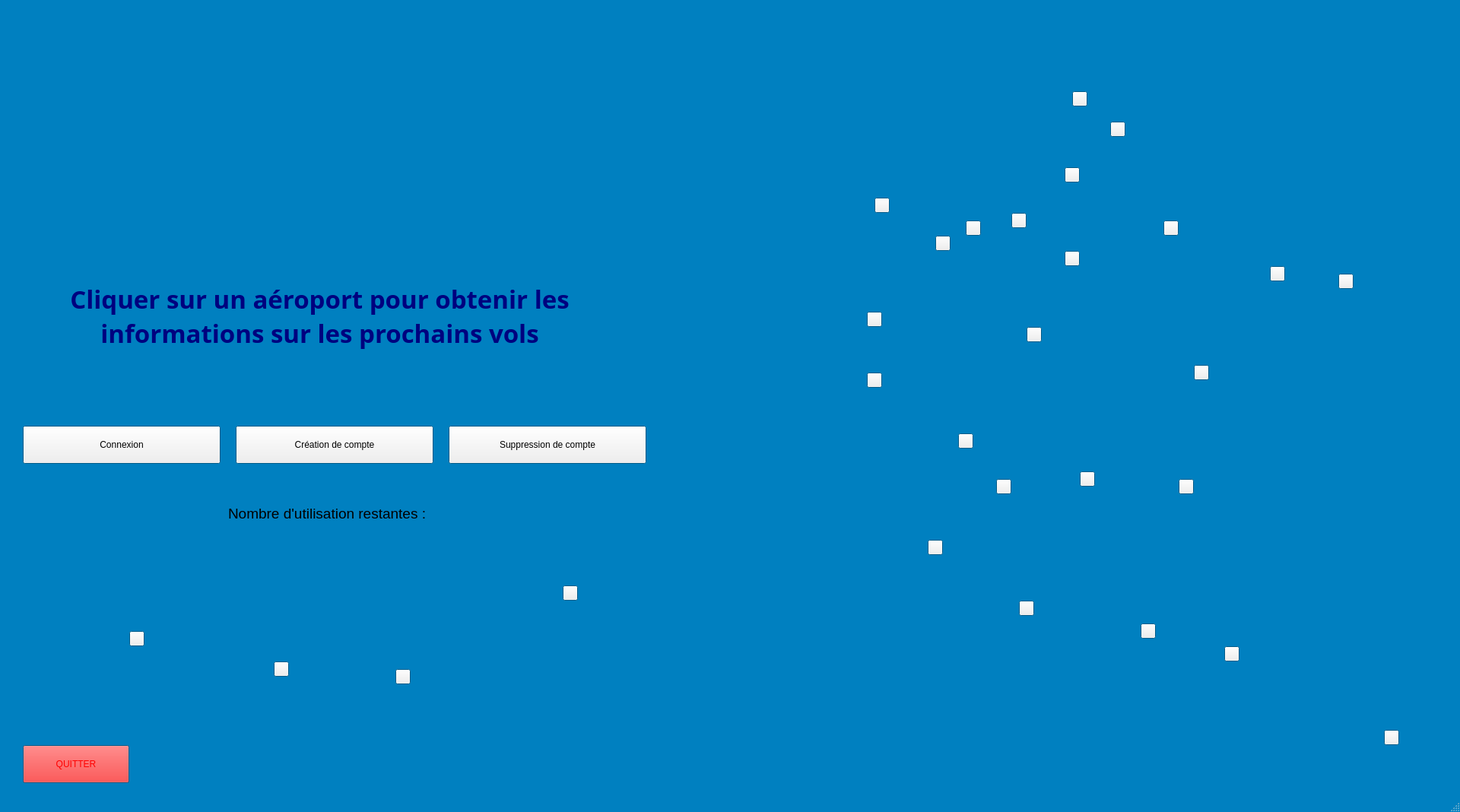
<?xml version="1.0" encoding="UTF-8"?>
<ui version="4.0">
 <class>MainWindow</class>
 <widget class="QMainWindow" name="MainWindow">
  <property name="geometry">
   <rect>
    <x>0</x>
    <y>0</y>
    <width>1920</width>
    <height>1068</height>
   </rect>
  </property>
  <property name="palette">
   <palette>
    <active>
     <colorrole role="Base">
      <brush brushstyle="SolidPattern">
       <color alpha="255">
        <red>255</red>
        <green>255</green>
        <blue>255</blue>
       </color>
      </brush>
     </colorrole>
     <colorrole role="Window">
      <brush brushstyle="SolidPattern">
       <color alpha="255">
        <red>0</red>
        <green>128</green>
        <blue>192</blue>
       </color>
      </brush>
     </colorrole>
    </active>
    <inactive>
     <colorrole role="Base">
      <brush brushstyle="SolidPattern">
       <color alpha="255">
        <red>255</red>
        <green>255</green>
        <blue>255</blue>
       </color>
      </brush>
     </colorrole>
     <colorrole role="Window">
      <brush brushstyle="SolidPattern">
       <color alpha="255">
        <red>0</red>
        <green>128</green>
        <blue>192</blue>
       </color>
      </brush>
     </colorrole>
    </inactive>
    <disabled>
     <colorrole role="Base">
      <brush brushstyle="SolidPattern">
       <color alpha="255">
        <red>0</red>
        <green>128</green>
        <blue>192</blue>
       </color>
      </brush>
     </colorrole>
     <colorrole role="Window">
      <brush brushstyle="SolidPattern">
       <color alpha="255">
        <red>0</red>
        <green>128</green>
        <blue>192</blue>
       </color>
      </brush>
     </colorrole>
    </disabled>
   </palette>
  </property>
  <property name="windowTitle">
   <string>MainWindow</string>
  </property>
  <widget class="QWidget" name="centralwidget">
   <widget class="QPushButton" name="Connexion">
    <property name="geometry">
     <rect>
      <x>30</x>
      <y>560</y>
      <width>260</width>
      <height>50</height>
     </rect>
    </property>
    <property name="text">
     <string>Connexion</string>
    </property>
   </widget>
   <widget class="QPushButton" name="Creation">
    <property name="geometry">
     <rect>
      <x>310</x>
      <y>560</y>
      <width>260</width>
      <height>50</height>
     </rect>
    </property>
    <property name="text">
     <string>Création de compte</string>
    </property>
   </widget>
   <widget class="QPushButton" name="Suppression">
    <property name="geometry">
     <rect>
      <x>590</x>
      <y>560</y>
      <width>260</width>
      <height>50</height>
     </rect>
    </property>
    <property name="text">
     <string>Suppression de compte</string>
    </property>
   </widget>
   <widget class="QLabel" name="Titre">
    <property name="geometry">
     <rect>
      <x>0</x>
      <y>300</y>
      <width>841</width>
      <height>231</height>
     </rect>
    </property>
    <property name="palette">
     <palette>
      <active>
       <colorrole role="WindowText">
        <brush brushstyle="SolidPattern">
         <color alpha="255">
          <red>0</red>
          <green>0</green>
          <blue>127</blue>
         </color>
        </brush>
       </colorrole>
      </active>
      <inactive>
       <colorrole role="WindowText">
        <brush brushstyle="SolidPattern">
         <color alpha="255">
          <red>0</red>
          <green>0</green>
          <blue>127</blue>
         </color>
        </brush>
       </colorrole>
      </inactive>
      <disabled>
       <colorrole role="WindowText">
        <brush brushstyle="SolidPattern">
         <color alpha="255">
          <red>120</red>
          <green>120</green>
          <blue>120</blue>
         </color>
        </brush>
       </colorrole>
      </disabled>
     </palette>
    </property>
    <property name="font">
     <font>
      <family>Perpetua Titling MT</family>
      <pointsize>25</pointsize>
      <weight>75</weight>
      <italic>false</italic>
      <bold>true</bold>
      <strikeout>false</strikeout>
      <kerning>true</kerning>
     </font>
    </property>
    <property name="text">
     <string>Cliquer sur un aéroport pour obtenir les informations sur les prochains vols</string>
    </property>
    <property name="textFormat">
     <enum>Qt::RichText</enum>
    </property>
    <property name="alignment">
     <set>Qt::AlignCenter</set>
    </property>
    <property name="wordWrap">
     <bool>true</bool>
    </property>
   </widget>
   <widget class="QLabel" name="CarteMetropole">
    <property name="geometry">
     <rect>
      <x>870</x>
      <y>20</y>
      <width>1041</width>
      <height>1041</height>
     </rect>
    </property>
    <property name="text">
     <string/>
    </property>
    <property name="pixmap">
     <pixmap>../images/01-Fond-carte-3d.jpg</pixmap>
    </property>
    <property name="scaledContents">
     <bool>true</bool>
    </property>
   </widget>
   <widget class="QPushButton" name="Quitter">
    <property name="geometry">
     <rect>
      <x>30</x>
      <y>980</y>
      <width>140</width>
      <height>50</height>
     </rect>
    </property>
    <property name="palette">
     <palette>
      <active>
       <colorrole role="WindowText">
        <brush brushstyle="SolidPattern">
         <color alpha="255">
          <red>255</red>
          <green>0</green>
          <blue>0</blue>
         </color>
        </brush>
       </colorrole>
       <colorrole role="Button">
        <brush brushstyle="SolidPattern">
         <color alpha="255">
          <red>255</red>
          <green>0</green>
          <blue>0</blue>
         </color>
        </brush>
       </colorrole>
       <colorrole role="BrightText">
        <brush brushstyle="SolidPattern">
         <color alpha="255">
          <red>255</red>
          <green>0</green>
          <blue>0</blue>
         </color>
        </brush>
       </colorrole>
       <colorrole role="ButtonText">
        <brush brushstyle="SolidPattern">
         <color alpha="255">
          <red>255</red>
          <green>0</green>
          <blue>0</blue>
         </color>
        </brush>
       </colorrole>
       <colorrole role="Base">
        <brush brushstyle="SolidPattern">
         <color alpha="255">
          <red>255</red>
          <green>0</green>
          <blue>0</blue>
         </color>
        </brush>
       </colorrole>
       <colorrole role="HighlightedText">
        <brush brushstyle="SolidPattern">
         <color alpha="255">
          <red>255</red>
          <green>0</green>
          <blue>0</blue>
         </color>
        </brush>
       </colorrole>
      </active>
      <inactive>
       <colorrole role="WindowText">
        <brush brushstyle="SolidPattern">
         <color alpha="255">
          <red>255</red>
          <green>0</green>
          <blue>0</blue>
         </color>
        </brush>
       </colorrole>
       <colorrole role="Button">
        <brush brushstyle="SolidPattern">
         <color alpha="255">
          <red>255</red>
          <green>0</green>
          <blue>0</blue>
         </color>
        </brush>
       </colorrole>
       <colorrole role="BrightText">
        <brush brushstyle="SolidPattern">
         <color alpha="255">
          <red>255</red>
          <green>0</green>
          <blue>0</blue>
         </color>
        </brush>
       </colorrole>
       <colorrole role="ButtonText">
        <brush brushstyle="SolidPattern">
         <color alpha="255">
          <red>255</red>
          <green>0</green>
          <blue>0</blue>
         </color>
        </brush>
       </colorrole>
       <colorrole role="Base">
        <brush brushstyle="SolidPattern">
         <color alpha="255">
          <red>255</red>
          <green>0</green>
          <blue>0</blue>
         </color>
        </brush>
       </colorrole>
       <colorrole role="HighlightedText">
        <brush brushstyle="SolidPattern">
         <color alpha="255">
          <red>255</red>
          <green>0</green>
          <blue>0</blue>
         </color>
        </brush>
       </colorrole>
      </inactive>
      <disabled>
       <colorrole role="WindowText">
        <brush brushstyle="SolidPattern">
         <color alpha="255">
          <red>120</red>
          <green>120</green>
          <blue>120</blue>
         </color>
        </brush>
       </colorrole>
       <colorrole role="Button">
        <brush brushstyle="SolidPattern">
         <color alpha="255">
          <red>255</red>
          <green>0</green>
          <blue>0</blue>
         </color>
        </brush>
       </colorrole>
       <colorrole role="BrightText">
        <brush brushstyle="SolidPattern">
         <color alpha="255">
          <red>255</red>
          <green>0</green>
          <blue>0</blue>
         </color>
        </brush>
       </colorrole>
       <colorrole role="ButtonText">
        <brush brushstyle="SolidPattern">
         <color alpha="255">
          <red>120</red>
          <green>120</green>
          <blue>120</blue>
         </color>
        </brush>
       </colorrole>
       <colorrole role="Base">
        <brush brushstyle="SolidPattern">
         <color alpha="255">
          <red>85</red>
          <green>170</green>
          <blue>255</blue>
         </color>
        </brush>
       </colorrole>
       <colorrole role="HighlightedText">
        <brush brushstyle="SolidPattern">
         <color alpha="255">
          <red>255</red>
          <green>0</green>
          <blue>0</blue>
         </color>
        </brush>
       </colorrole>
      </disabled>
     </palette>
    </property>
    <property name="text">
     <string>QUITTER</string>
    </property>
   </widget>
   <widget class="QPushButton" name="Dunkerque">
    <property name="geometry">
     <rect>
      <x>1410</x>
      <y>120</y>
      <width>20</width>
      <height>20</height>
     </rect>
    </property>
    <property name="text">
     <string/>
    </property>
   </widget>
   <widget class="QPushButton" name="Lille">
    <property name="geometry">
     <rect>
      <x>1460</x>
      <y>160</y>
      <width>20</width>
      <height>20</height>
     </rect>
    </property>
    <property name="text">
     <string/>
    </property>
   </widget>
   <widget class="QPushButton" name="Cherbourg">
    <property name="geometry">
     <rect>
      <x>1150</x>
      <y>260</y>
      <width>20</width>
      <height>20</height>
     </rect>
    </property>
    <property name="text">
     <string/>
    </property>
   </widget>
   <widget class="QPushButton" name="Caen">
    <property name="geometry">
     <rect>
      <x>1230</x>
      <y>310</y>
      <width>20</width>
      <height>20</height>
     </rect>
    </property>
    <property name="text">
     <string/>
    </property>
   </widget>
   <widget class="QPushButton" name="Le_Havre">
    <property name="geometry">
     <rect>
      <x>1270</x>
      <y>290</y>
      <width>20</width>
      <height>20</height>
     </rect>
    </property>
    <property name="text">
     <string/>
    </property>
   </widget>
   <widget class="QPushButton" name="Amiens">
    <property name="geometry">
     <rect>
      <x>1400</x>
      <y>220</y>
      <width>20</width>
      <height>20</height>
     </rect>
    </property>
    <property name="text">
     <string/>
    </property>
   </widget>
   <widget class="QPushButton" name="Reims">
    <property name="geometry">
     <rect>
      <x>1530</x>
      <y>290</y>
      <width>20</width>
      <height>20</height>
     </rect>
    </property>
    <property name="text">
     <string/>
    </property>
   </widget>
   <widget class="QPushButton" name="Rouen">
    <property name="geometry">
     <rect>
      <x>1330</x>
      <y>280</y>
      <width>20</width>
      <height>20</height>
     </rect>
    </property>
    <property name="text">
     <string/>
    </property>
   </widget>
   <widget class="QPushButton" name="Paris">
    <property name="geometry">
     <rect>
      <x>1400</x>
      <y>330</y>
      <width>20</width>
      <height>20</height>
     </rect>
    </property>
    <property name="text">
     <string/>
    </property>
   </widget>
   <widget class="QPushButton" name="Strasbourg">
    <property name="geometry">
     <rect>
      <x>1760</x>
      <y>360</y>
      <width>20</width>
      <height>20</height>
     </rect>
    </property>
    <property name="text">
     <string/>
    </property>
   </widget>
   <widget class="QPushButton" name="Nancy">
    <property name="geometry">
     <rect>
      <x>1670</x>
      <y>350</y>
      <width>20</width>
      <height>20</height>
     </rect>
    </property>
    <property name="text">
     <string/>
    </property>
   </widget>
   <widget class="QPushButton" name="Rennes">
    <property name="geometry">
     <rect>
      <x>1140</x>
      <y>410</y>
      <width>20</width>
      <height>20</height>
     </rect>
    </property>
    <property name="text">
     <string/>
    </property>
   </widget>
   <widget class="QPushButton" name="Orleans">
    <property name="geometry">
     <rect>
      <x>1350</x>
      <y>430</y>
      <width>20</width>
      <height>20</height>
     </rect>
    </property>
    <property name="text">
     <string/>
    </property>
   </widget>
   <widget class="QPushButton" name="Nantes">
    <property name="geometry">
     <rect>
      <x>1140</x>
      <y>490</y>
      <width>20</width>
      <height>20</height>
     </rect>
    </property>
    <property name="text">
     <string/>
    </property>
   </widget>
   <widget class="QPushButton" name="Poitiers">
    <property name="geometry">
     <rect>
      <x>1260</x>
      <y>570</y>
      <width>20</width>
      <height>20</height>
     </rect>
    </property>
    <property name="text">
     <string/>
    </property>
   </widget>
   <widget class="QPushButton" name="Limoges">
    <property name="geometry">
     <rect>
      <x>1310</x>
      <y>630</y>
      <width>20</width>
      <height>20</height>
     </rect>
    </property>
    <property name="text">
     <string/>
    </property>
   </widget>
   <widget class="QPushButton" name="Dijon">
    <property name="geometry">
     <rect>
      <x>1570</x>
      <y>480</y>
      <width>20</width>
      <height>20</height>
     </rect>
    </property>
    <property name="text">
     <string/>
    </property>
   </widget>
   <widget class="QPushButton" name="Lyon">
    <property name="geometry">
     <rect>
      <x>1550</x>
      <y>630</y>
      <width>20</width>
      <height>20</height>
     </rect>
    </property>
    <property name="text">
     <string/>
    </property>
   </widget>
   <widget class="QPushButton" name="Clermont_Ferrand">
    <property name="geometry">
     <rect>
      <x>1420</x>
      <y>620</y>
      <width>20</width>
      <height>20</height>
     </rect>
    </property>
    <property name="text">
     <string/>
    </property>
   </widget>
   <widget class="QPushButton" name="Bordeaux">
    <property name="geometry">
     <rect>
      <x>1220</x>
      <y>710</y>
      <width>20</width>
      <height>20</height>
     </rect>
    </property>
    <property name="text">
     <string/>
    </property>
   </widget>
   <widget class="QPushButton" name="Toulouse">
    <property name="geometry">
     <rect>
      <x>1340</x>
      <y>790</y>
      <width>20</width>
      <height>20</height>
     </rect>
    </property>
    <property name="text">
     <string/>
    </property>
   </widget>
   <widget class="QPushButton" name="Montpellier">
    <property name="geometry">
     <rect>
      <x>1500</x>
      <y>820</y>
      <width>20</width>
      <height>20</height>
     </rect>
    </property>
    <property name="text">
     <string/>
    </property>
   </widget>
   <widget class="QPushButton" name="Marseille">
    <property name="geometry">
     <rect>
      <x>1610</x>
      <y>850</y>
      <width>20</width>
      <height>20</height>
     </rect>
    </property>
    <property name="text">
     <string/>
    </property>
   </widget>
   <widget class="QPushButton" name="Ajaccio">
    <property name="geometry">
     <rect>
      <x>1820</x>
      <y>960</y>
      <width>20</width>
      <height>20</height>
     </rect>
    </property>
    <property name="text">
     <string/>
    </property>
   </widget>
   <widget class="QLabel" name="CarteOutremer">
    <property name="geometry">
     <rect>
      <x>40</x>
      <y>610</y>
      <width>821</width>
      <height>547</height>
     </rect>
    </property>
    <property name="text">
     <string/>
    </property>
    <property name="pixmap">
     <pixmap>../images/outre-mer_a_placer_v2.png</pixmap>
    </property>
    <property name="scaledContents">
     <bool>true</bool>
    </property>
   </widget>
   <widget class="QPushButton" name="La_Guadeloupe">
    <property name="geometry">
     <rect>
      <x>170</x>
      <y>830</y>
      <width>20</width>
      <height>20</height>
     </rect>
    </property>
    <property name="text">
     <string/>
    </property>
   </widget>
   <widget class="QPushButton" name="La_Reunion">
    <property name="geometry">
     <rect>
      <x>360</x>
      <y>870</y>
      <width>20</width>
      <height>20</height>
     </rect>
    </property>
    <property name="text">
     <string/>
    </property>
   </widget>
   <widget class="QPushButton" name="La_Martinique">
    <property name="geometry">
     <rect>
      <x>520</x>
      <y>880</y>
      <width>20</width>
      <height>20</height>
     </rect>
    </property>
    <property name="text">
     <string/>
    </property>
   </widget>
   <widget class="QPushButton" name="La_Guyane">
    <property name="geometry">
     <rect>
      <x>740</x>
      <y>770</y>
      <width>20</width>
      <height>20</height>
     </rect>
    </property>
    <property name="text">
     <string/>
    </property>
   </widget>
   <widget class="QLabel" name="ImageAvion">
    <property name="geometry">
     <rect>
      <x>50</x>
      <y>20</y>
      <width>780</width>
      <height>247</height>
     </rect>
    </property>
    <property name="text">
     <string/>
    </property>
    <property name="pixmap">
     <pixmap>../images/avion.jpg</pixmap>
    </property>
    <property name="scaledContents">
     <bool>true</bool>
    </property>
   </widget>
   <widget class="QLabel" name="NombreDutilisation">
    <property name="geometry">
     <rect>
      <x>300</x>
      <y>610</y>
      <width>421</width>
      <height>131</height>
     </rect>
    </property>
    <property name="font">
     <font>
      <pointsize>14</pointsize>
     </font>
    </property>
    <property name="text">
     <string>Nombre d'utilisation restantes : </string>
    </property>
   </widget>
   <zorder>CarteOutremer</zorder>
   <zorder>CarteMetropole</zorder>
   <zorder>Connexion</zorder>
   <zorder>Creation</zorder>
   <zorder>Suppression</zorder>
   <zorder>Titre</zorder>
   <zorder>Quitter</zorder>
   <zorder>Dunkerque</zorder>
   <zorder>Lille</zorder>
   <zorder>Cherbourg</zorder>
   <zorder>Caen</zorder>
   <zorder>Le_Havre</zorder>
   <zorder>Amiens</zorder>
   <zorder>Reims</zorder>
   <zorder>Rouen</zorder>
   <zorder>Paris</zorder>
   <zorder>Strasbourg</zorder>
   <zorder>Nancy</zorder>
   <zorder>Rennes</zorder>
   <zorder>Orleans</zorder>
   <zorder>Nantes</zorder>
   <zorder>Poitiers</zorder>
   <zorder>Limoges</zorder>
   <zorder>Dijon</zorder>
   <zorder>Lyon</zorder>
   <zorder>Clermont_Ferrand</zorder>
   <zorder>Bordeaux</zorder>
   <zorder>Toulouse</zorder>
   <zorder>Montpellier</zorder>
   <zorder>Marseille</zorder>
   <zorder>Ajaccio</zorder>
   <zorder>La_Guadeloupe</zorder>
   <zorder>La_Reunion</zorder>
   <zorder>La_Martinique</zorder>
   <zorder>La_Guyane</zorder>
   <zorder>ImageAvion</zorder>
   <zorder>NombreDutilisation</zorder>
  </widget>
  <widget class="QMenuBar" name="menubar">
   <property name="geometry">
    <rect>
     <x>0</x>
     <y>0</y>
     <width>1920</width>
     <height>26</height>
    </rect>
   </property>
  </widget>
  <widget class="QStatusBar" name="statusbar"/>
 </widget>
 <resources/>
 <connections/>
</ui>
